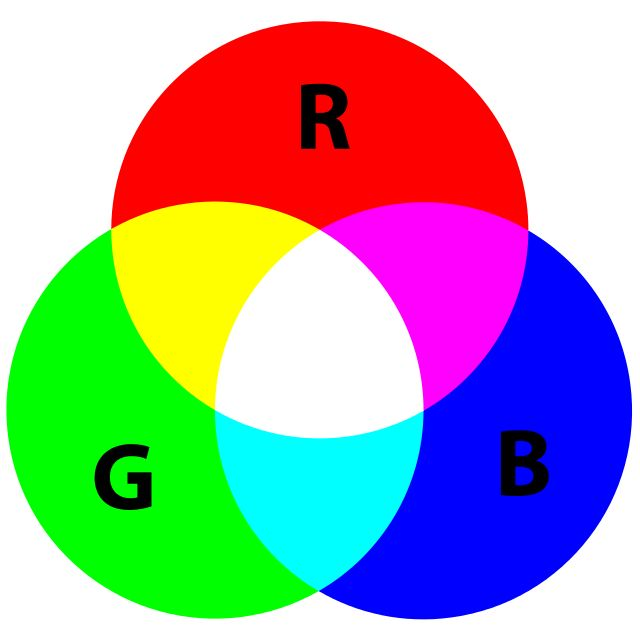
#> input picture session34/input/RGB.jpg, 640 x 640 px
$ jupyter execute test1.ipynb
#> lines starting #> are read from the running program, lines starting #| are printed output that depends on the picture
[cell 1]
import cv2
import numpy as np
import matplotlib.pyplot as plt

[cell 2]
image = cv2.imread('input/RGB.jpg')
#> image is the input picture: shape (640, 640, 3); mean B, G, R 163.9, 164.2, 163.9
image.shape
#> Out = (640, 640, 3)

[cell 3]
image

[cell 4]
image[: , : , 0]

[cell 5]
image[: , : , 1]

[cell 6]
image[: , : , 2]

[cell 7]
cv2.imshow('', image[: , : , 0])
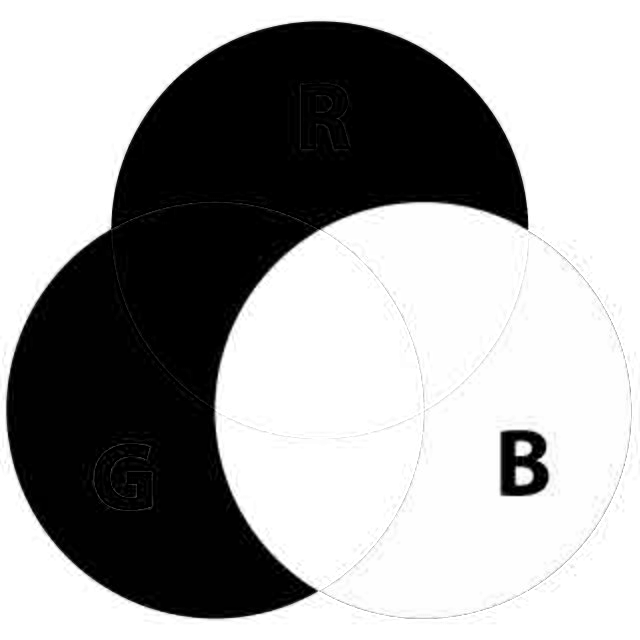
#> window '': shape (640, 640); min 0, max 255, mean 163.9
cv2.waitKey(0)

[cell 8]
cv2.imshow('', image[: , : , 1])
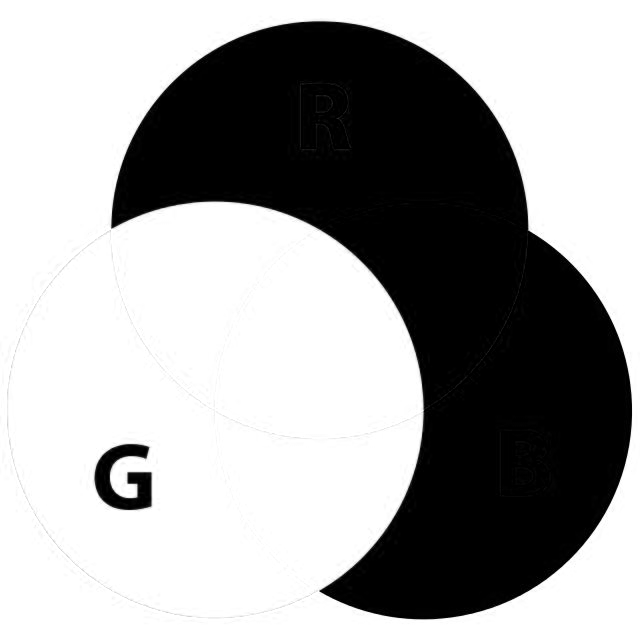
#> window '': shape (640, 640); min 0, max 255, mean 164.2
cv2.waitKey(0)

[cell 9]
cv2.imshow('', image[: , : , 2])
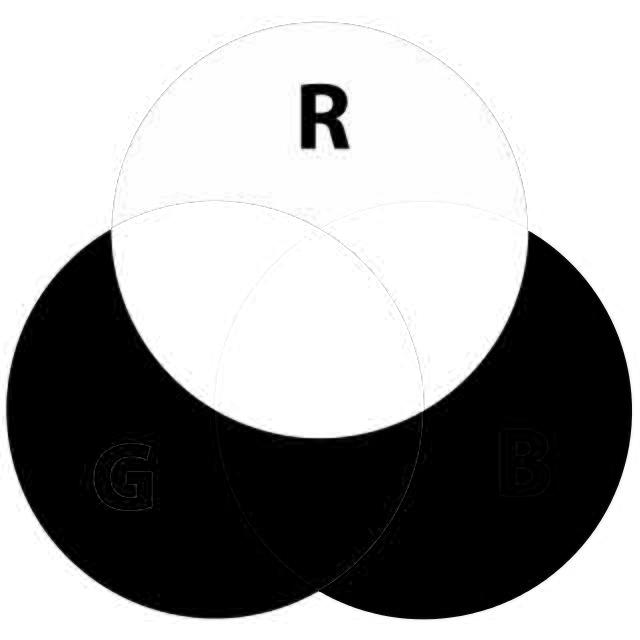
#> window '': shape (640, 640); min 0, max 255, mean 163.9
cv2.waitKey(0)

[cell 10]
image = cv2.imread('input/mandril.jpeg')
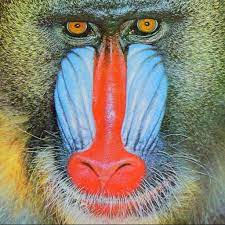
#> input picture session34/input/mandril.jpeg, 225 x 225 px
#> image is the input picture: shape (225, 225, 3); mean B, G, R 114.1, 129.5, 138.2
image = cv2.cvtColor(image, cv2.COLOR_BGR2RGB) # enforce opencv(cv2) to read the color RGB same as other liberaries
image.shape
#> Out = (225, 225, 3)

[cell 11]
plt.imshow(image)

[cell 12]
plt.imshow(image[: , : , 0], cmap='gray')
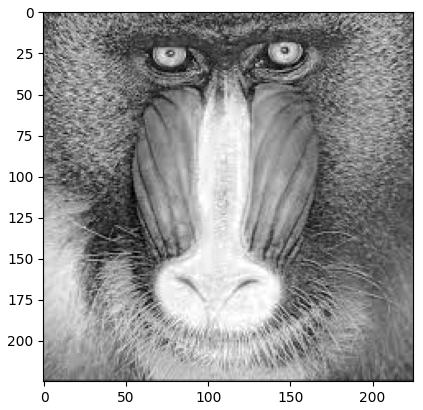
#> figure drawn by matplotlib, 1 panel
